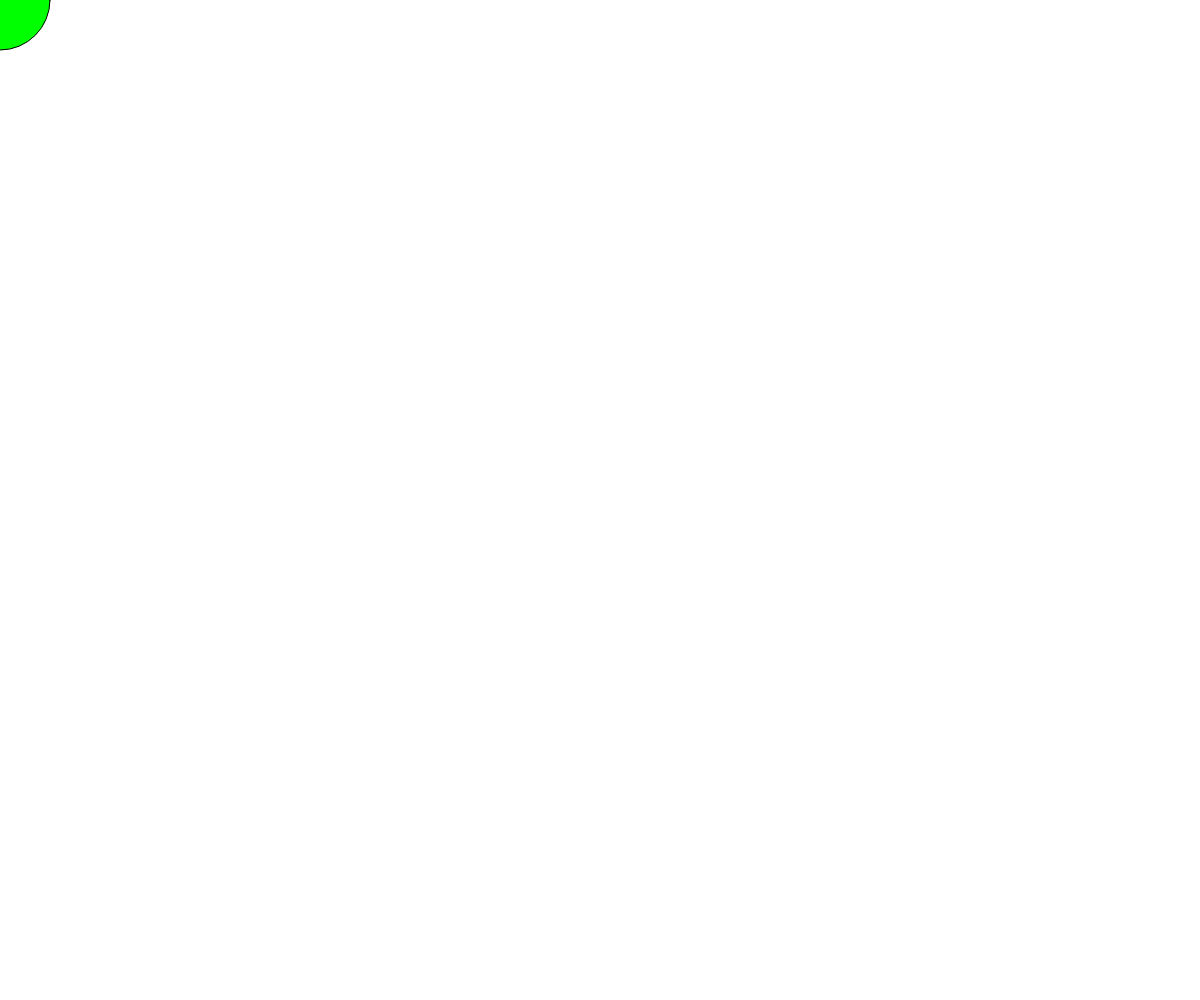
Frame 1 (no input)
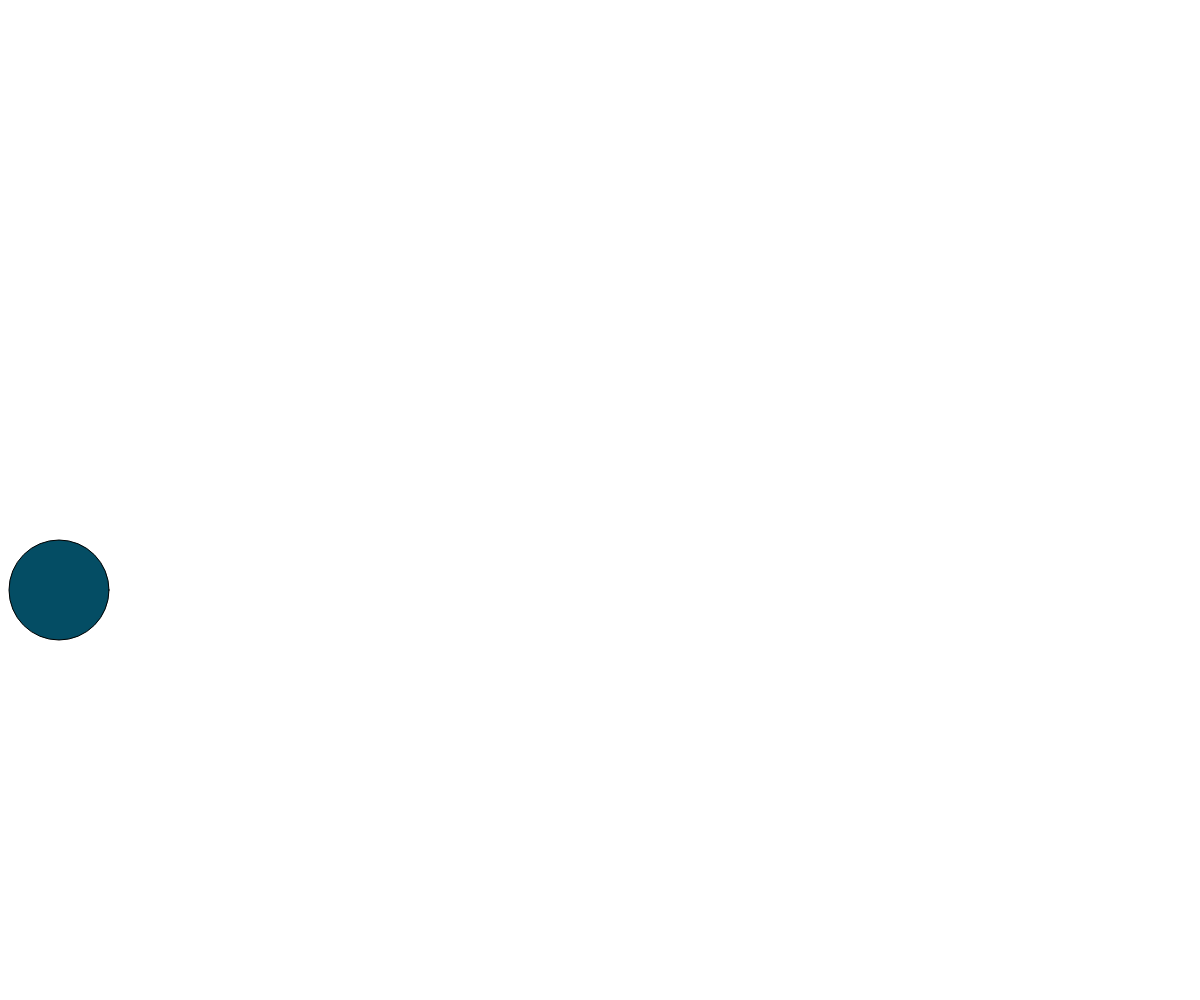
Frame 60 (no input)
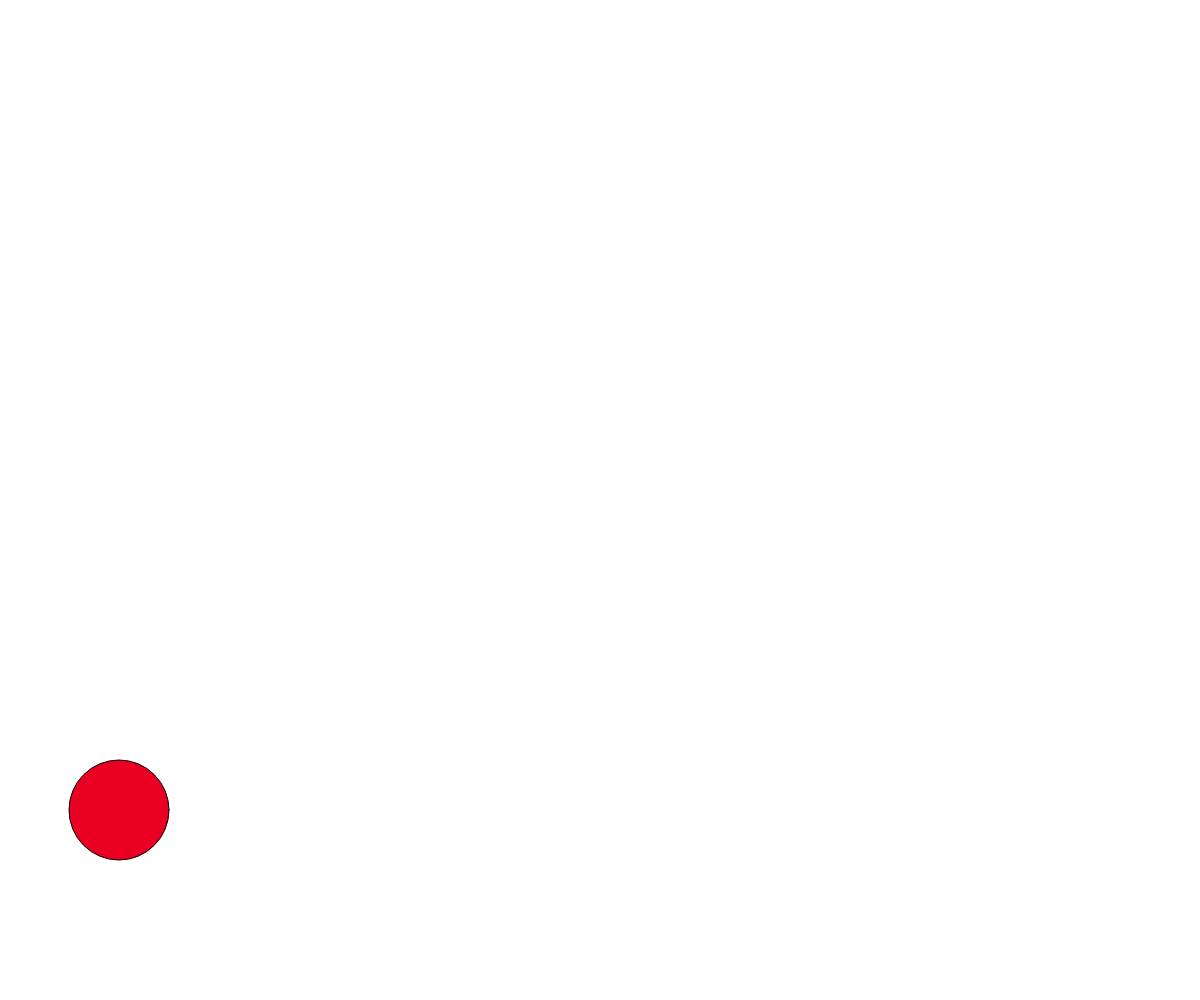
Frame 120 (the mouse pressed at the canvas centre since frame 60)

The p5.js sketch that drew these frames (run headless with seeded random() and noise() and a simulated clock; from frame 60 on, the mouse is pressed at the canvas centre):

// p5.js sketch
// ── sketch.js
var xpos = 0;
var xspeed =1;

var ypos = 0;
var yspeed = 10;

var c;

function setup(){
    createCanvas(windowWidth, windowHeight);
    c = color(0,255,0);
}

function draw(){
    
    background(255);
    fill(c);
        
   
    
    ellipse(xpos, ypos,100,100);
    
    if (xpos>= width || xpos<0)
    {
        xspeed = -1 * xspeed;
    }
    
     if (ypos>= height || ypos<0)
    {
        yspeed = yspeed * -1;
    }
    
    
    xpos= xpos+ xspeed;
    ypos= ypos+ yspeed;
    
 
    console.log(ypos);

    if (mouseIsPressed)
        {
            c= color (234, 0, 34);
        }
    else {
            c = color(4, 77, 100)
    }
}


function mousePressed()
{
    c = color(33,77,199);
    
}


function mouseReleased()
{
    c = color(233,77,99);
}
